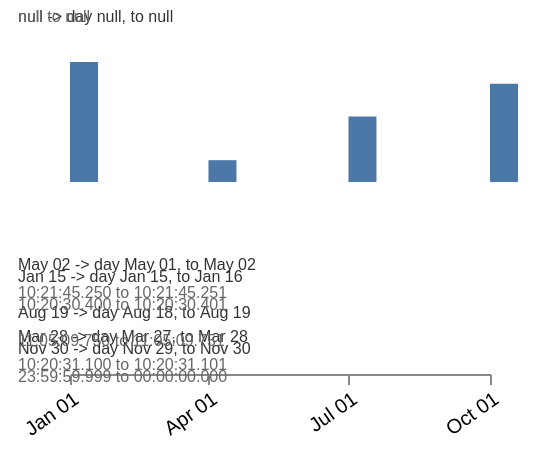

Describe this chart as a Vega-Lite specification.
### Vega specification from a JSON file in a GitHub repository (floating-point values rounded to 4 significant figures)
{"$schema": "https://vega.github.io/schema/vega/v6.json", "description": "The five time units no fixture had bucketed by. Quarter and dayofyear are the two that are not a field of a date at all — a quarter is three months rounded down and a dayofyear ignores the month entirely, so a reading in February and one in March land in the same quarter bucket and in different dayofyear ones. Minutes, seconds and milliseconds are the other end of the scale, where the bucket is shorter than the gap between readings and every row keeps its own. Each row is labelled with the instant its bucket starts, so the boundaries themselves are compared rather than a bar's height.", "width": 260, "height": 170, "padding": 5, "background": "white", "data": [{"name": "readings", "values": [{"t": "2026-01-15T10:20:30.400Z", "v": 3}, [[1]], {"t": "2026-03-28T10:20:31.100Z", "v": 8}, {"t": "2026-05-02T10:21:45.250Z", "v": 2}, {"t": "2026-08-19T11:05:09.750Z", "v": 6}, {"t": "2026-11-30T23:59:59.999Z", "v": 9}], "format": {"parse": {"t": "date"}}}, {"name": "quarters", "source": "readings", "transform": [{"type": "timeunit", "field": "t", "units": ["year", "quarter"], "timezone": "utc", "as": ["q0", "q1"]}, {"type": "aggregate", "groupby": ["q0"], "fields": ["v"], "ops": ["sum"], "as": ["total"]}]}, {"name": "days", "source": "readings", "transform": [{"type": "timeunit", "field": "t", "units": ["dayofyear"], "timezone": "utc", "as": ["d0", "d1"]}]}, {"name": "fine", "source": "readings", "transform": [{"type": "timeunit", "field": "t", "units": ["hours", "minutes", "seconds", "milliseconds"], "timezone": "utc", "as": ["f0", "f1"]}]}], "scales": [{"name": "x", "type": "utc", "domain": {"data": "quarters", "field": "q0"}, "range": [30, 240], "nice": {"interval": "quarter"}}, {"name": "y", "type": "linear", "domain": {"data": "quarters", "field": "total"}, "range": [80, 20], "zero": true}], "axes": [{"orient": "bottom", "scale": "x", "offset": 6, "format": "%b %d", "tickCount": {"interval": "quarter"}, "labelAngle": -35, "labelAlign": "right"}], "marks": [{"type": "rect", "from": {"data": "quarters"}, "encode": {"enter": {"x": {"scale": "x", "field": "q0"}, "width": {"value": 14}, "y": {"scale": "y", "field": "total"}, "y2": {"scale": "y", "value": 0}, "fill": {"value": "#4c78a8"}}}}, {"type": "text", "from": {"data": "days"}, "encode": {"enter": {"x": {"value": 4}, "y": {"signal": "112 + datum.v * 6"}, "text": {"signal": "utcFormat(datum.t, '%b %d') + ' -> day ' + utcFormat(datum.d0, '%b %d') + ', to ' + utcFormat(datum.d1, '%b %d')"}, "fontSize": {"value": 8}, "fill": {"value": "#333333"}}}}, {"type": "text", "from": {"data": "fine"}, "encode": {"enter": {"x": {"value": 4}, "y": {"signal": "126 + datum.v * 6"}, "text": {"signal": "utcFormat(datum.f0, '%H:%M:%S.%L') + ' to ' + utcFormat(datum.f1, '%H:%M:%S.%L')"}, "fontSize": {"value": 8}, "fill": {"value": "#666666"}}}}]}
